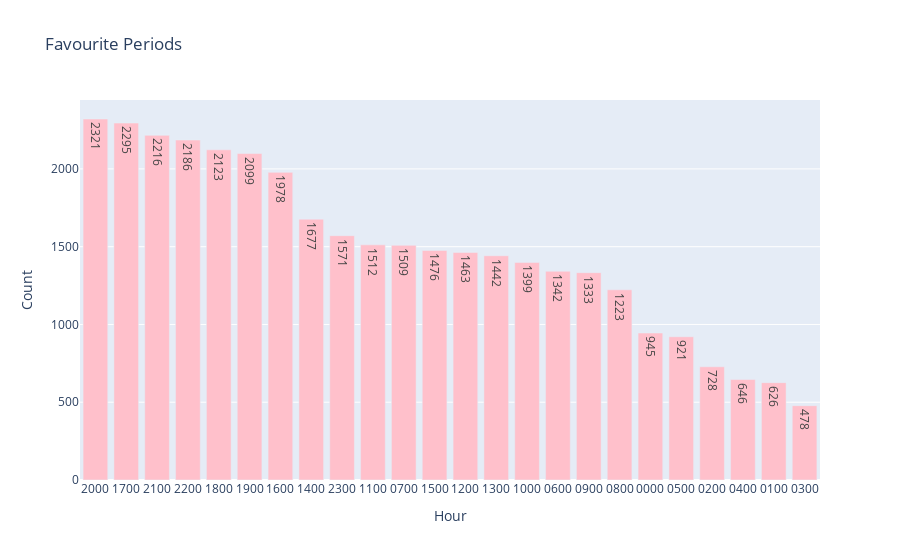

The code cell stored with this chart in its notebook:
### Code cell
hours_data = lambda n: pandas.DataFrame(frame['Hour'].value_counts()).reset_index().iloc[:n, :]
figure2 = graph.Figure(data = graph.Bar(y = hours_data(30)['count'], x = hours_data(30)['Hour'], text = hours_data(30)['count'], textposition = 'auto',
                                        marker_color = ['pink'] * 30))
figure2.update_layout(title = 'Favourite Periods',
                   xaxis_title = 'Hour',
                   yaxis_title = 'Count',)
figure2.show()

### Figure 1 — Plotly figure (JSON) as saved in the notebook; plotly's stock layout.template omitted (floating-point values rounded to 4 significant figures)
{"data": [{"marker": {"color": ["pink", "pink", "pink", "pink", "pink", "pink", "pink", "pink", "pink", "pink", "pink", "pink", "pink", "pink", "pink", "pink", "pink", "pink", "pink", "pink", "pink", "pink", "pink", "pink", "pink", "pink", "pink", "pink", "pink", "pink"]}, "text": [2321, 2295, 2216, 2186, 2123, 2099, 1978, 1677, 1571, 1512, 1509, 1476, 1463, 1442, 1399, 1342, 1333, 1223, 945, 921, 728, 646, 626, 478], "textposition": "auto", "type": "bar", "x": ["2000", "1700", "2100", "2200", "1800", "1900", "1600", "1400", "2300", "1100", "0700", "1500", "1200", "1300", "1000", "0600", "0900", "0800", "0000", "0500", "0200", "0400", "0100", "0300"], "y": [2321, 2295, 2216, 2186, 2123, 2099, 1978, 1677, 1571, 1512, 1509, 1476, 1463, 1442, 1399, 1342, 1333, 1223, 945, 921, 728, 646, 626, 478]}], "layout": {"title": {"text": "Favourite Periods"}, "xaxis": {"title": {"text": "Hour"}}, "yaxis": {"title": {"text": "Count"}}}}
